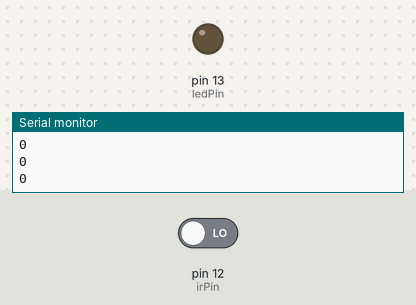
A sketch run on a simulated Arduino Uno, built with avr-gcc and run on an emulated ATmega328P. On the bench: output pins drawn as LEDs (lit = HIGH), the last lines printed to the serial monitor. The test bench sets the inputs (shaded band); at power-on: pin 12 (irPin) LOW.

Above: at 1.2 s.
1.3 s: pin 12 (irPin) driven HIGH
At 2.2 s:
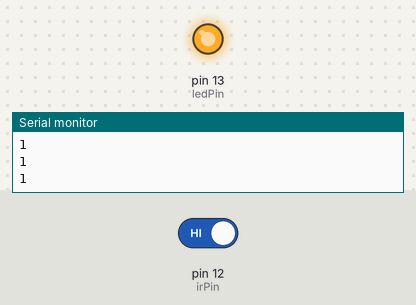
2.8 s: pin 12 (irPin) driven LOW
At 3.6 s:
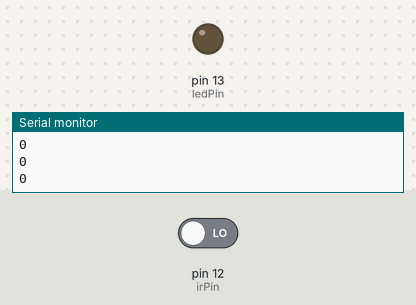
Timing chart, 0 to 5.8 s (numbered marks = the images above; inputs shaded):
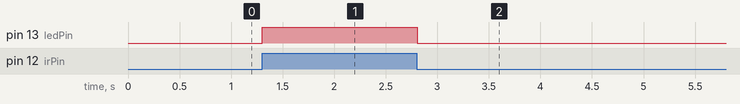

Measured:
- after the input at 1.3 s, pin 13 (ledPin): LOW → HIGH at once
- after the input at 2.8 s, pin 13 (ledPin): HIGH → LOW at once

The sketch:

pir_led.ino
```cpp
// C++ code
//

#define DETACHED HIGH

byte irPin = 12;
byte ledPin = 13;

// the setup function runs once when you press reset or power the board
void setup() {
    // initialize digital pin LED_BUILTIN as an output.
	pinMode(irPin, INPUT);
	pinMode(ledPin, OUTPUT);

    Serial.begin(9600);
}

// the loop function runs over and over again forever
void loop() {
	byte input = digitalRead(irPin);
  	if(digitalRead(irPin) == DETACHED) {
      	Serial.println(input);
		digitalWrite(ledPin, HIGH);
    } else {
		Serial.println(input);
    	digitalWrite(ledPin, LOW);
    }
  	delay(10);
}
```
